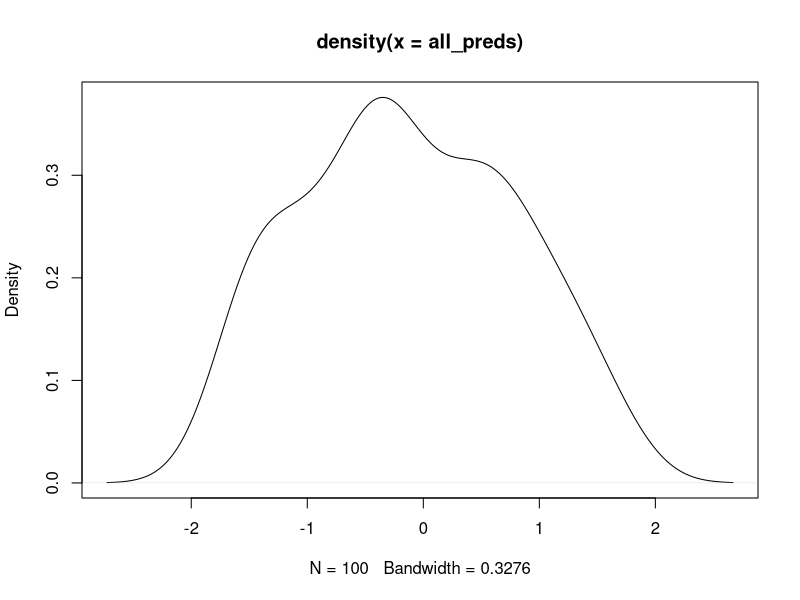

Recreate this plot in R.
set.seed(100)
simulated_sds = c()
for (i in 1:1000) {
    all_preds = c()
    for (i in 1:100) {
        rands = rnorm(n = 5, mean = 0, sd = 1)
        scaled_probe = (rands[1] - mean(rands)) / sd(rands)
        all_preds = c(all_preds, scaled_probe)
    }
    simulated_sds = c(simulated_sds, sd(all_preds))
}
mean(simulated_sds)
min(simulated_sds)
max(simulated_sds)

plot(density(all_preds))